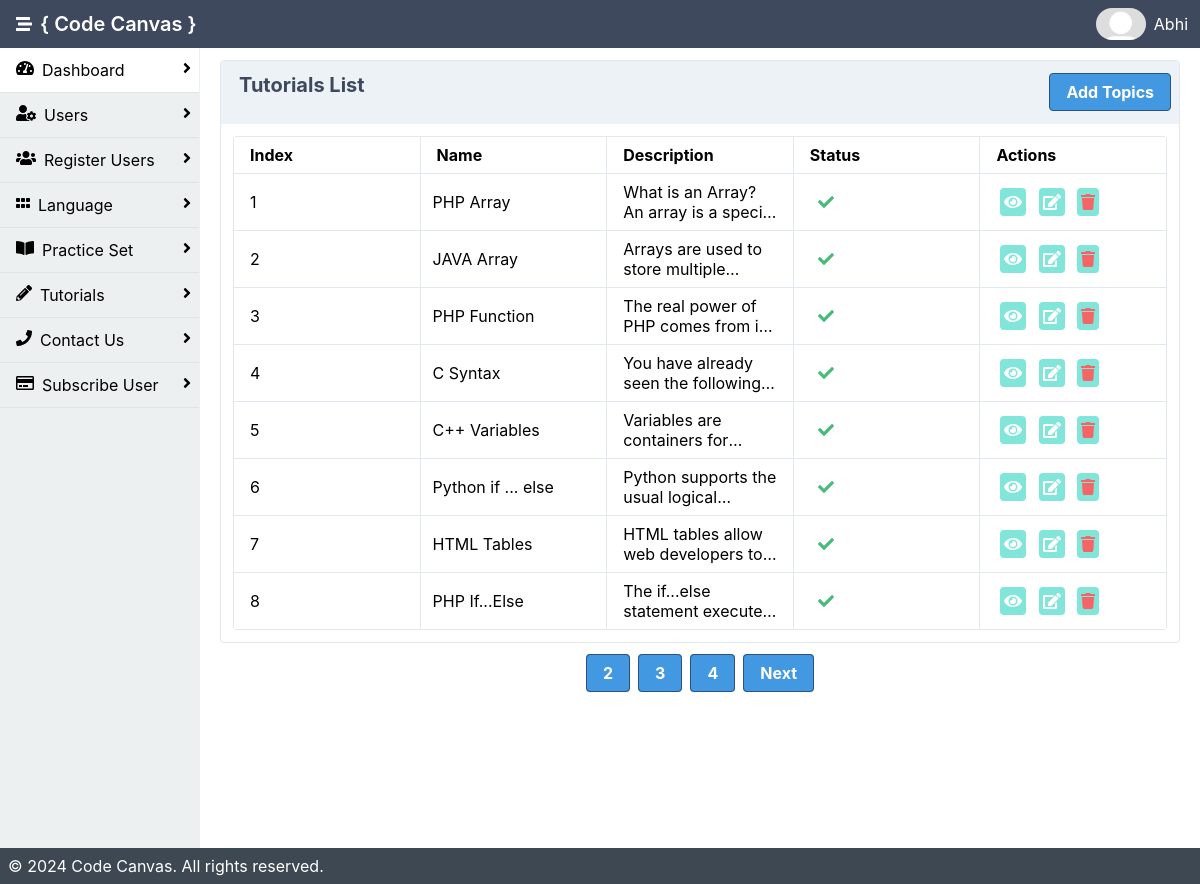
Page /admin/tutorials.php (signed in) on the committed database.
### tables this page shows
CREATE TABLE `tutorial` (
  `t_id` int(11) NOT NULL,
  `language` varchar(200) NOT NULL,
  `topic_name` varchar(200) NOT NULL,
  `description` varchar(1000) DEFAULT NULL,
  `t_code` varchar(3000) NOT NULL,
  `is_active` int(11) NOT NULL DEFAULT 1,
  `created_date` date NOT NULL DEFAULT current_timestamp()
);

### admin/tutorials.php (the view, shortened to what this page needs)
<?php
include 'inc/header.php';
$records_per_page = 8;
$current_page = isset($_GET['page']) ? $_GET['page'] : 1;
$start_from = ($current_page - 1) * $records_per_page;
$qry = "SELECT * FROM tutorial LIMIT $start_from, $records_per_page";
$data = mysqli_query($con, $qry);
$total_records_query = "SELECT COUNT(*) AS total FROM tutorial";
$total_records_result = mysqli_query($con, $total_records_query);
$total_records = mysqli_fetch_assoc($total_records_result)['total'];
$total_pages = ceil($total_records / $records_per_page);
$index_start = ($current_page - 1) * $records_per_page + 0;
?>
<!DOCTYPE html>
<html lang="en">
<div class="mx-auto bg-grey-400">
    <div class="min-h-screen flex flex-col">
        <div class="flex flex-1">
            <?php include 'inc/sidebar.php'; ?>
            <main class="bg-white-500 flex-1 p-3 overflow-hidden">
            <div class="flex flex-1  flex-col md:flex-row lg:flex-row mx-2">
                        <div class="mb-2 border-solid border-gray-300 rounded border shadow-sm w-full">
                        <div class="bg-gray-200 px-2 py-3 border-solid border-gray-200 border-b flex justify-between">
                        <span class="heder">Tutorials List</span>
                        <a class="bg-blue-500 hover:bg-blue-800 text-white font-bold py-2 px-4 border border-blue-800 rounded" href="add_tutorial.php">Add Topics</a>
                    </div>
                            <div class="p-3">
                                <table class="table-responsive w-full rounded">
                                    <thead>
                                      <tr>
                                          <th class="border w-1/6 px-4 py-2">Index</th>
                                          <th class="border w-1/6 px-4 py-2">Name</th>
                                          <th class="border w-1/6 px-4 py-2">Description</th>
                                        <th class="border w-1/6 px-4 py-2">Status</th>
                                        <th class="border w-1/6 px-4 py-2">Actions</th>
                                      </tr>
                                    </thead>
                                    <tbody>
                                    <?php
                                    $i = $index_start;
                                    if(mysqli_num_rows($data) > 0 ){
                                    while($result= mysqli_fetch_assoc($data)){
                                        $i++;
                                        $popup_container = "popup-container".$i;
                                    ?>
                                        <tr>
                                            <td class="border px-4 py-2"><?php echo $i;?></td>
                                            <td class="border px-3 py-2"><?php echo $result['topic_name'];?></td>
                                            <td class="border px-4 py-2"><p class="textwrap"><?php echo strip_tags($result['description']);?></p></td>
                                            <td class="border px-4 py-2"><?php if($result['is_active'] == 1){?>
                                                <i class="fa fa-check text-green-500 mx-2"></i>
                                                <?php }else{ ?>
                                                    <i class="fa fa-close text-red-500 mx-2"></i>
                                                <?php }?></td>
                                            <td class="border px-4 py-2">
                                            <a class="bg-teal-300 cursor-pointer rounded p-1 mx-1 text-white">
                                                        <i class="fas fa-eye" onclick="openPopup('<?php echo $popup_container; ?>')"></i></a>
                                                <a class="bg-teal-300 cursor-pointer rounded p-1 mx-1 text-white" href="edit_tutorial.php?tid=<?php echo $result['t_id']; ?>">
                                                        <i class="fas fa-edit"></i></a>
                                                <a class="bg-teal-300 cursor-pointer rounded p-1 mx-1 text-red-500" href="delete.php?tid=<?php echo $result['t_id']; ?>">
                                                        <i class="fas fa-trash"></i>
                                                </a>
                                            </td>
                                        </tr>
                                        <?php } }else{
                                            ?>
                        <tr class="border"><td>No Data Found!!</td></tr>
                                            <?php
                    }?>
                                    </tbody>
                                </table>
                            </div>
                        </div>
                    </div>
                    <div class="p-3">
                            <ul class="flex justify-center">
                                <?php if ($total_pages > 1) { ?>
                                    <?php for ($i = 1; $i <= $total_pages; $i++) { ?>
                                        <li class="<?php echo ($current_page == $i) ? 'hidden' : ''; ?> mr-2">
                                            <a href="?page=<?php echo $i; ?>" class="bg-blue-500 hover:bg-blue-800 text-white font-bold py-2 px-4 border border-blue-800 rounded"><?php echo $i; ?></a>
                                        </li>
                                    <?php } ?>
                                    <li class="<?php echo ($current_page == $total_pages) ? 'hidden' : ''; ?>">
                                        <a href="?page=<?php echo $current_page + 1; ?>" class="bg-blue-500 hover:bg-blue-800 text-white font-bold py-2 px-4 border border-blue-800 rounded">Next</a>
                                    </li>
                                <?php } ?>
                            </ul>
                        </div>
                </div>
        </div>
        <?php include 'inc/footer.php'; ?>
    </div>
</body>
</html>

### admin/tutorials.php (style rules this page uses)
.textwrap { max-height: 4em; overflow: hidden; text-overflow: ellipsis; display: -webkit-box; -webkit-line-clamp: 2; -webkit-box-orient: vertical; }

### rows in the picture
tutorial: topic_name "PHP Array", description "What is an Array? An array is a…", is_active 1 (drawn)
tutorial: topic_name "JAVA Array", description "Arrays are used to store…", is_active 1 (drawn)
tutorial: topic_name "PHP Function", description "The real power of PHP comes from…", is_active 1 (drawn)
tutorial: topic_name "C Syntax", description "You have already seen the…", is_active 1 (drawn)
tutorial: topic_name "C++ Variables", description "Variables are containers…", is_active 1 (drawn)
tutorial: topic_name "Python if ... else", description "Python supports the usual…", is_active 1 (drawn)
tutorial: topic_name "HTML Tables", description "HTML tables allow web developers…", is_active 1 (drawn)
tutorial: topic_name "PHP If...Else", description "The if...else statement…", is_active 1 (drawn)

### other values in the picture
$name "Abhi"
